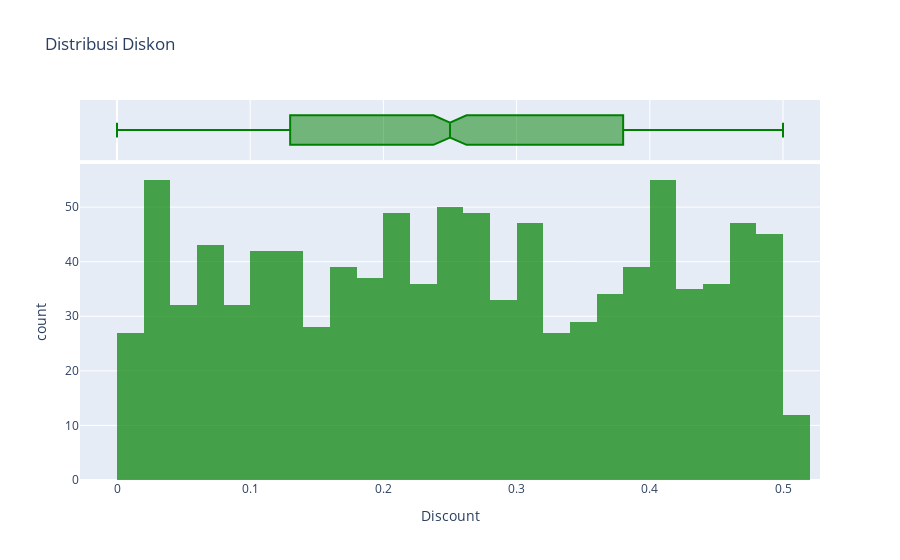

The notebook cell saved with this chart:
### Markdown cell above
### 📊 Histogram Diskon

### Code cell
# Histogram Diskon
fig_discount = px.histogram(df, x="Discount", nbins=30, title="Distribusi Diskon", marginal="box", opacity=0.7, color_discrete_sequence=["green"])
fig_discount.show()

### Figure 1 — Plotly figure (JSON) as saved in the notebook; plotly's stock layout.template omitted (floating-point values rounded to 4 significant figures; data arrays with more than 128 entries replaced by an {"elided": "..."} marker saying what was removed)
{"data": [{"bingroup": "x", "hovertemplate": "Discount=%{x}<br>count=%{y}<extra></extra>", "legendgroup": "", "marker": {"color": "green", "opacity": 0.7, "pattern": {"shape": ""}}, "name": "", "nbinsx": 30, "orientation": "v", "showlegend": false, "type": "histogram", "x": {"elided": "1000 float values"}, "xaxis": "x", "yaxis": "y"}, {"hovertemplate": "Discount=%{x}<extra></extra>", "legendgroup": "", "marker": {"color": "green"}, "name": "", "notched": true, "showlegend": false, "type": "box", "x": {"elided": "1000 float values"}, "xaxis": "x2", "yaxis": "y2"}], "layout": {"barmode": "relative", "legend": {"tracegroupgap": 0}, "title": {"text": "Distribusi Diskon"}, "xaxis": {"anchor": "y", "domain": [0, 1], "title": {"text": "Discount"}}, "xaxis2": {"anchor": "y2", "domain": [0, 1], "matches": "x", "showgrid": true, "showticklabels": false}, "yaxis": {"anchor": "x", "domain": [0, 0.8316], "title": {"text": "count"}}, "yaxis2": {"anchor": "x2", "domain": [0.8416, 1], "matches": "y2", "showgrid": false, "showline": false, "showticklabels": false, "ticks": ""}}}
